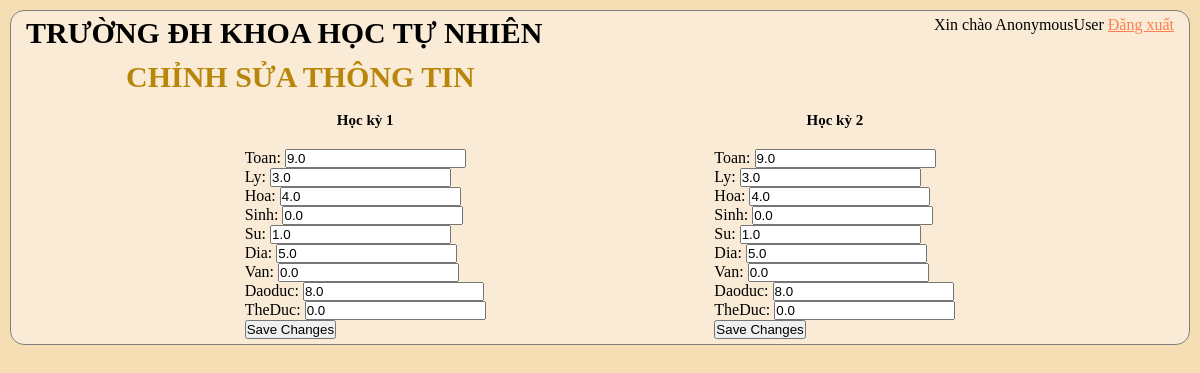
The page /changeScore/7 on the database as committed earlier.
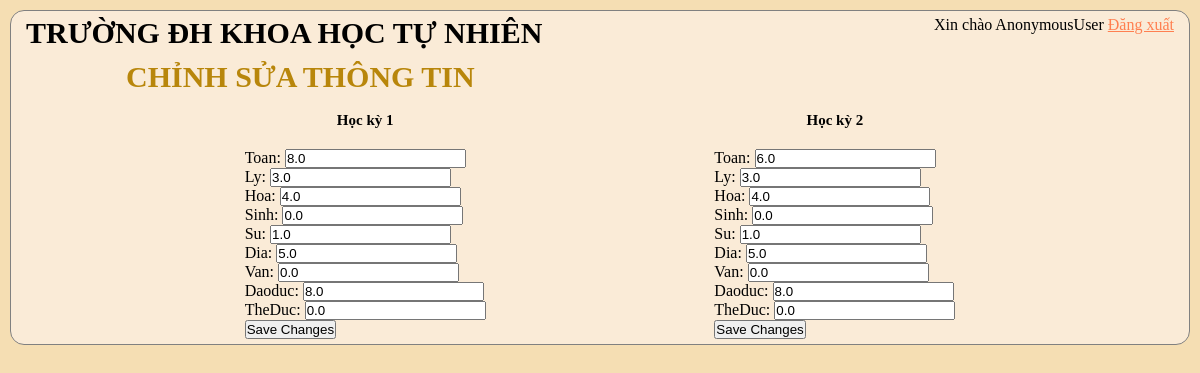
The same page on the database as committed later.
### Student/models.py (models this page shows, shortened)
class Score(models.Model):
	SEMESTER = (
		('học kỳ 1','học kỳ 1'),('học kỳ 2','học kỳ 2')
		)
	semester = models.CharField(max_length = 200, null = True, choices = SEMESTER)
	students = models.ForeignKey(Student, null = True, on_delete = models.CASCADE)
	Toan = models.FloatField(default=0)
	Ly =  models.FloatField(default=0)
	Hoa =  models.FloatField(default=0)
	Sinh =  models.FloatField(default=0)
	Su = models.FloatField(default=0)
	Dia = models.FloatField(default=0)
	Van = models.FloatField(default=0)
	Daoduc = models.FloatField(default=0)
	TheDuc = models.FloatField(default=0)
	class Meta:
		unique_together = ('semester', 'students')

### Student/views.py (the view)
# urls.py: path('changeScore/<str:id>',views.changeScore, name = 'changeScore')
def changeScore(request, id):
	student = Student.objects.get(id = id)
	studentScore = student.score_set.all()
	form1 = ScoreForm(instance=studentScore[0])
	form2 = ScoreForm(instance=studentScore[1])
	if request.method == 'POST' and 'btnform1' in request.POST:
		form1 = ScoreForm(request.POST,instance=studentScore[0])
		if form1.is_valid():
			form1.save()
			instance = request.user.Teacher.classes.all()[0].name
			return redirect('createListStudent',curClasses = instance)
	if request.method == 'POST' and 'btnform2' in request.POST:
		form2 = ScoreForm(request.POST,instance=studentScore[1])
		if form2.is_valid():
			form2.save()
			instance = request.user.Teacher.classes.all()[0].name
			return redirect('createListStudent',curClasses = instance)
	context = {'form1':form1,'form2':form2}
	return render(request, 'Student/changeScore.html', context)

### Student/form.py
class ScoreForm(ModelForm):
	class Meta:
		model = Score
		fields = '__all__'
		exclude = ['students','semester']

### Student/templates/Student/changeScore.html (shortened to what this page needs)
{% load static %}
<!DOCTYPE html>
<html lang="en">
<head>
    <link rel="stylesheet" type="text/css" href="{% static '/css/main.css' %}">
</head>
<body>
	<div class="main-container">
        <div class="navigation-top">
            <div id="KHTN">
                <h1>TRƯỜNG ĐH KHOA HỌC TỰ NHIÊN</h1>
            </div>
            <div class="choice">
                <p>Xin chào {{request.user}} <a href="{% url 'logout' %}">Đăng xuất</a></p>
            </div>
        </div>
        <h2>CHỈNH SỬA THÔNG TIN</h2>
		<div class="content">
			<form method="POST" action="" enctype="multipart/form-data">
                <br>
                <h4>Học kỳ 1</h4>
				{{form1.as_p}}
                <button type="submit" name="btnform1">Save Changes</button>
			</form>
                <form method="POST" action="" enctype="multipart/form-data">
                <br>
                <h4>Học kỳ 2</h4>
                {{form2.as_p}}
                <button type="submit" name="btnform2">Save Changes</button>
            </form>
		</div>
	</div>
</body>

Rows that differ between the two databases and show on the page:
changed Score (number 1 of 2 on the later page): Toan "9.0" → "8.0"
changed Score (number 2 of 2 on the later page): Toan "9.0" → "6.0"
